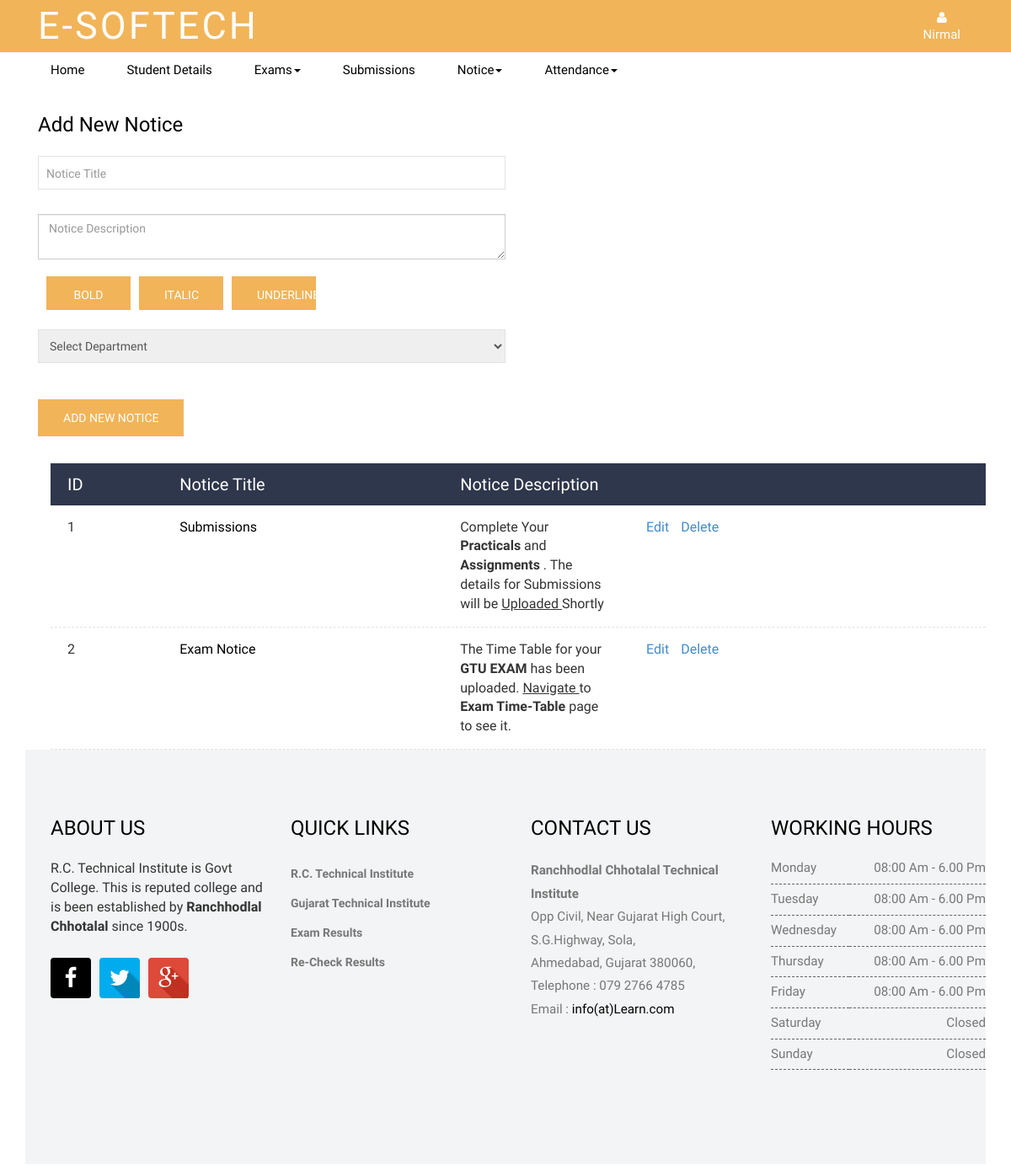
Page /Faculty/addNotice.php (signed in) on the committed database.
### tables this page shows
CREATE TABLE `tbl_registration` (
  `reg_id` int(11) NOT NULL,
  `firstname` varchar(50) NOT NULL,
  `lastname` varchar(50) NOT NULL,
  `username` varchar(50) NOT NULL,
  `password` varchar(50) NOT NULL,
  `confpassword` varchar(50) NOT NULL,
  `emailid` varchar(50) NOT NULL,
  `gender` varchar(10) NOT NULL,
  `contactno` bigint(20) NOT NULL,
  `log_type` varchar(50) NOT NULL
);

CREATE TABLE `tbl_notice` (
  `notice_id` int(11) NOT NULL,
  `notice_date` date NOT NULL,
  `notice_src` varchar(100) NOT NULL,
  `notice_title` varchar(100) NOT NULL,
  `notice_details` varchar(500) NOT NULL,
  `notice_department` varchar(100) NOT NULL
);

### Faculty/db/faculty_session.php (called while the page is built, shortened)
<?php
	$login_checkf = $_SESSION['login_userf'];
	$login_type =  $_SESSION['login_type'];
	if($login_checkf && $login_type)
	{
			$sql = mysql_query("SELECT * from tbl_registration WHERE username = '$login_checkf'
				AND log_type='$login_type'");
			$row = mysql_fetch_assoc($sql);
			$name = $row['firstname'];
	}
	else
	{
		mysql_close($con);
		header('Location:../login.php');
	}
?>

### Faculty/addNotice.php (the view, shortened to what this page needs)
<?php
	include 'db/faculty_session.php';
?>
<!DOCTYPE HTML>
<html>
<?php
	include 'layouts/header.php';
?>
<body>
   <?php
   		include 'layouts/menu.php';
   ?>
<div class="admission">
	   <div class="container">
	   	  <div class="col-md-6 admission_left">
	   	  	<h2>Add New Notice</h2>
	   	  	<form method="post">
             <div class="input-group input-group1">
	    		<input class="form-control has-dark-background" name="notice_title"
                 id="slider-name" placeholder="Notice Title" type="text" required=""
                 value="<?php
                    if (isset($_GET['edit'])) {
                      echo $row1['notice_title'];
                    }
                    else{
                      echo "";
                    }
                ?>"><br><br><br>
                <textarea id="myta" class="form-control has-dark-background" name="notice_description" placeholder="Notice Description"><?php
                  ?></textarea> <br>
                <input class="course-submit1"  type="button" value="BOLD" onclick="formatText(document.getElementById('myta'),'<strong>','</strong>')"/>
                <input class="course-submit1" type="button" value="ITALIC" onclick="formatText(document.getElementById('myta'),'<i>','</i>')"/>
                <input class="course-submit1" type="button" value="UNDERLINE" onclick="formatText(document.getElementById('myta'),'<u>','</u>')"/><br><br>
                <select name="department" class="selectstyle">
                    <option value="Select Department">Select Department</option>
                </select><br><br>
              <?php
                if (isset($_GET['edit'])) {
                  echo "<input type='submit' value='Update' class='course-submit'
                            name='update_notice'>";
                }
                else{
                  echo "<input type='submit' value='Add New Notice' class='course-submit'
                            name='add_notice'>";
                }
              ?>
             </div>
            </form>
          </div>
        </div>
</div>
<div class="container">
  <div class="col-md-12">
    <div class="course_list">
            <div class="table-header clearfix">
                  <div class="id_col">ID</div>
                  <div class="name_col">Notice Title</div>
                  <div class="name_col">Notice Description</div>
            </div>
            <?php
                $sql="SELECT *FROM tbl_notice";
                $result=mysql_query($sql);
                while ($row=mysql_fetch_assoc($result))
                {
                  echo  "<ul class='table-list'>
                            <li class='clearfix'>
                            <div class='id_col'>";?> <?php echo $row["notice_id"]; ?></div>
                    <?php
                              echo "<div class='name_col'><a href='#'>";
                            ?>
                            <?php echo $row["notice_title"];
                            ?></a></div>
                    <?php
                              echo "<div class='date_col'>";
                            ?>
                            <?php echo $row["notice_details"];
                            ?></div>
                    <?php
                            echo "<div class='duration_col'>
                          <a href='addNotice.php?edit=".$row['notice_id']."'>Edit</a>
                          <a href='addNotice.php?delete=".$row['notice_id']."'>Delete</a>
                            </div>
                           </li>
                          </ul>";
                }
            ?>
      </div>
  </div>
</div>
<?php
	include 'layouts/footer.php';
?>
</body>
</html>

### Faculty/layouts/header.php (shortened to what this page needs)
<head>
<link href="css/bootstrap-3.1.1.min.css" rel='stylesheet' type='text/css' />
<link href="css/main-style.css" rel='stylesheet' type='text/css' />
<link rel="stylesheet" href="css/jquery.countdown.css" />
<link href="css/font-awesome.css" rel="stylesheet">
</head>
<nav class="navbar navbar-default" role="navigation">
    <div class="container">
        <div class="navbar-header">
            <a class="navbar-brand1" href="index.html">E-Softech</a>
        </div>
        <div class="navbar-collapse collapse" id="bs-example-navbar-collapse-1" style="height: 1px;">
            <ul class="nav navbar-nav">
                <li class="dropdown">
                    <a href="login.html" class="dropdown-toggle" data-toggle="dropdown"><i class="fa fa-user"></i><span><?php echo $name;?></span></a>
                </li>
            </ul>
        </div>
      </div>
</nav>

### Faculty/css/main-style.css (style rules this page uses)
h4, h5, h6, h1, h2, h3 { margin-top: 0; }
ul, ol { margin: 0; }
html, body { font-family: 'PT Sans Narrow', sans-serif; font-size: 100%; background:#fff; }
body a { transition:0.5s all; -webkit-transition:0.5s all; -moz-transition:0.5s all; -o-transition:0.5s all; -ms-transition:0.5s all; }
.navbar-default { background-color:#f1b458 !important; border-color:#f1b458; border-radius: 0px; }
.navbar-default .navbar-nav > li > a { color: #fff; font-weight: 300; }
.navbar-default .navbar-nav > li > a span { display:block; }
.navbar { min-height:100%; margin-bottom:0; }
.navbar-nav { margin:0; float:right; }
.navbar-nav > li > a { padding: 10px 15px; text-align: center; color: #fff; font-weight: 100; font-size: 15px; }
.navbar-brand1 { float:left; margin-top: 5px; color: #ffffff; letter-spacing: 3px; padding:15px; font-size:45px; line-height:20px; height:50px; text-transform: uppercase; }
.input-group { width: 100%; }
.input-group input[type="text"], select { -moz-box-shadow: none; -webkit-box-shadow: none; box-shadow: none; -moz-border-radius: 0px; -webkit-border-radius: 0px; border-radius: 0px; -moz-transition: 0.3s; -o-transition: 0.3s; -webkit-transition: 0.3s; transition: 0.3s; background-color: #ff; border: none; font-size: 14px; min-height: 40px; padding: 10px 9px 9px 9px; width: 100%; color:#555; }
.table-header { background-color:#2f374c; }
.course_list .table-header > div { float: left; padding: 15px 20px; color: #ffffff; font-size: 20px; line-height: 1; }
.table-header > div.id_col { width: 12%; text-transform: uppercase; }
.table-header > div.name_col { width: 30%; }
.duration_col a { padding-left: 10px; }
.course_list .table-list { margin: 0; padding: 0; }
.course_list .table-list li { float: none; margin: 0; list-style: none; border-bottom: 1px dashed #e2e2e3; background-color: #ffffff; }
.course_list .table-list li > div.id_col { width: 12%; text-transform: uppercase; }
.course_list .table-list li > div { float: left; padding: 15px 20px; }
.course_list .table-list li > div.name_col { width: 30%; }
.course_list .table-list li > div.duration_col { width: 25%; }
.course_list .table-list li > div.date_col { width: 19%; }
.course_list .table-list li .name_col a { color: #000; }
.course-submit { border: none; background-color:#f1b458; color: #ffffff; line-height: 44px; padding: 0 30px; font-size: 14px; text-transform: uppercase; border-radius: 0px; display: inline-block; margin-top: 20px; outline: none; }
.admission { padding:2em 0; }
.admission_left { padding-left:0; }
.admission_left h2, .admission_right h3 { font-size:1.5em; color:#000; margin-bottom:1em; }
.input-group1 input[type="text"], select { border: 1px solid #e2e2e3; }
.input-group1 { margin-top: 10px; }
figure, figcaption, img, h2, p, i, .person-social { -webkit-transition: all .5s; transition: all .5s; }

### Faculty/addNotice.php (style rules this page uses)
.course-submit1 { border: none; width: 100px; height: 40px; margin-left: 10px; background-color:#f1b458; color: #ffffff; line-height: 44px; padding: 0 30px; font-size: 14px; text-transform: uppercase; border-radius: 0px; display: inline-block; margin-top: 20px; outline: none; }

### rows in the picture
tbl_registration: firstname "Nirmal"
tbl_notice: notice_id "1", notice_title "Submissions", notice_details "Complete Your Practicals and Assignments . The details for Submissions will be Uploaded Shortly"
tbl_notice: notice_id "2", notice_title "Exam Notice", notice_details "The Time Table for your GTU EXAM has been uploaded. Navigate to Exam Time-Table page to see it."
